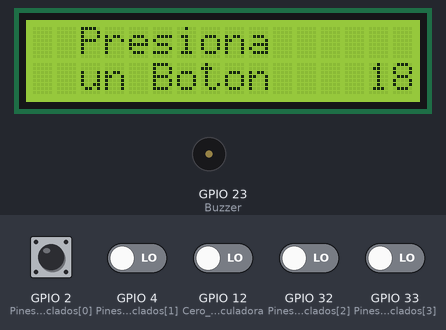
Recording of a sketch running on a simulated ESP32. On the bench: 16×2 character LCD, buzzer (waves = sounding, pin HIGH). The test bench sets the inputs (shaded band); at power-on: GPIO 2 (Pines_Columnas_Teclados[0]), GPIO 4 (Pines_Columnas_Teclados[1]), GPIO 12 (Cero_Calculadora), GPIO 32 (Pines_Columnas_Teclados[2]), GPIO 33 (Pines_Columnas_Teclados[3]) LOW. Pins used as bus, display or sensor lines are not drawn; what the sketch prints to the serial monitor is not drawn.

Above: at 8.3 s.
8.4 s: GPIO 2 (Pines_Columnas_Teclados[0]) driven HIGH
At 11.1 s:
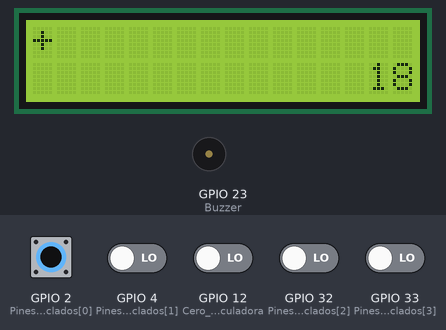
11.4 s: GPIO 4 (Pines_Columnas_Teclados[1]) driven HIGH
At 11.61 s:
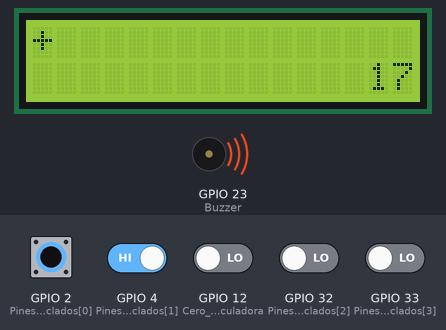
13.2 s: GPIO 33 (Pines_Columnas_Teclados[3]) driven HIGH
At 14.8 s:
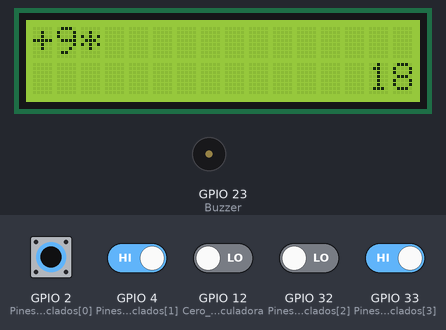
16.2 s: GPIO 32 (Pines_Columnas_Teclados[2]) driven HIGH
At 17.22 s:
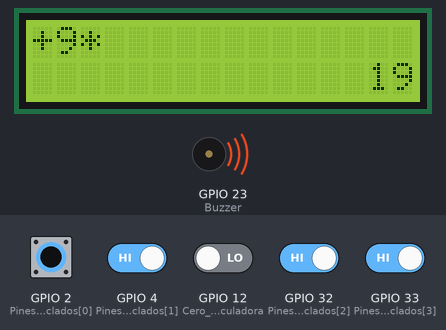
18.8 s: GPIO 12 (Cero_Calculadora) driven HIGH
At 20.9 s:
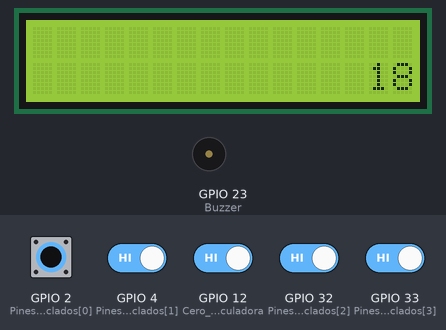
21.1 s: GPIO 2 (Pines_Columnas_Teclados[0]) pulsed LOW 5 times (0.12 s each, 0.3 s apart)
At 24.0 s:
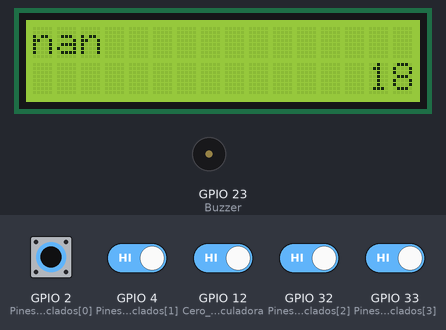
Timing chart, 0 to 25.5 s (numbered marks = the images above; inputs shaded):
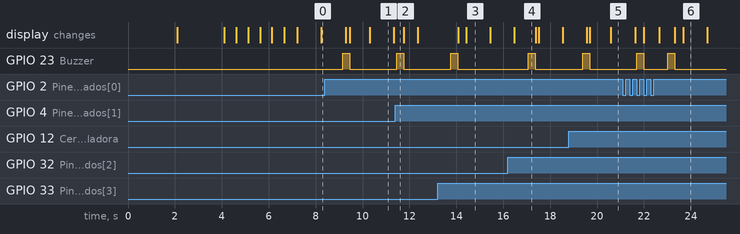

Measured:
- after the input at 8.4 s, GPIO 23 (Buzzer): LOW → HIGH after 0.76 s, → LOW 0.30 s later
- after the input at 11.4 s, GPIO 23 (Buzzer): LOW → HIGH after 0.06 s, → LOW 0.30 s later
- after the input at 13.2 s, GPIO 23 (Buzzer): LOW → HIGH after 0.57 s, → LOW 0.30 s later; the display: first changes after 0.87 s (image 3 shows a later state)
- after the input at 16.2 s, GPIO 23 (Buzzer): LOW → HIGH after 0.87 s, → LOW 0.30 s later
- after the input at 18.8 s, GPIO 23 (Buzzer): LOW → HIGH after 0.58 s, → LOW 0.30 s later
- after the input at 21.1 s, GPIO 23 (Buzzer): alternates HIGH for 0.30 s and LOW for 1.0 s, 4 changes in all, then stays LOW, starting after 0.59 s
- what the display in image 1 shows lasts 1.0 s, from 10.3 s to 11.3 s

The sketch:

Calculadora_Prueba.ino
```cpp
#include <LiquidCrystal_I2C.h>
//


#define Suma              '+'
#define Resta             '-'
#define Multiplicacion    '*'
#define Division          '/'


String Texto_Digitado = "";
boolean Calcular_Resultado = false;

const uint8_t Pines_Filas_Teclados [] = { 25, 26,27, 14 };
const uint8_t Pines_Columnas_Teclados [] = { 2, 4, 32,33 };
uint8_t registro_Filas = 0b0001;

byte Cero_Calculadora = 12;

byte Buzzer = 23;
boolean Activar_Bip_Buzzer = false;


LiquidCrystal_I2C lcd(0x27,16,2);
boolean Actualizar_LCD = false;


xTaskHandle tarea_1 = NULL;
unsigned long Temporizaor_Interrupcion = 0;


unsigned long Temporizaor_Inactividad_Pantalla = 0;
unsigned long TimueOut_Inactividad_Pantalla = 10000;

unsigned long Temporizaor_Inactividad = 0;
unsigned long TimueOut_Inactividad = 20000;


////////////////////////// ----------------- Algoritmos para teclado ----------------------------------

void IRAM_ATTR Interrupcion_Columnas(void* arg) {

  int Pin_Columna = (int) arg;

  if(millis() - Temporizaor_Interrupcion > 250){
    Temporizaor_Interrupcion = millis();
    //Serial.print("Interrupcion en columna PIN : " + String(Pin_Columna));
    //Serial.println("En interrrupcion filas: ..... ");
    //Serial.println(registro_Filas,BIN);


    char Tecla = Identificar_Tecla(Pin_Columna);

    if(Tecla == '='){
      Calcular_Resultado = true;
    }else{
      if(Pin_Columna == Cero_Calculadora){
        Texto_Digitado = "";
      }else{
        Texto_Digitado +=  Tecla;
        Serial.print("Interup::: Texto Digitado : " + String(Texto_Digitado));
      }
    }

    Activar_Bip_Buzzer = true;
    Actualizar_LCD = true;

    Temporizaor_Inactividad_Pantalla = millis() + TimueOut_Inactividad_Pantalla; // Extiende el tiempo para nno caer en inactividad
    Temporizaor_Inactividad = millis() + TimueOut_Inactividad; // Extiende el tiempo para nno caer en inactividad

  }

}


void barrido (void* args){

  unsigned long Temporizaor_Visualizacion = millis();

  for(;;){

    //Serial.println("Multitarea....");
    vTaskDelay(60);

    //////////--------- Barrido Filas Teclado matricial ----------------------------

    if(registro_Filas == 0b1000){
      registro_Filas = 0b0001;
    }else{
      registro_Filas = registro_Filas << 1;
    }

    Asignar_Estado_Pines_Filas(registro_Filas);


    // -------- Temporizador de inactividad -----------------

    if(millis() >= Temporizaor_Inactividad){
        // enntrar en sleep
        Temporizaor_Inactividad = millis() + TimueOut_Inactividad; // Extiende el tiempo para nno caer en inactividad
        esp_deep_sleep_start();
    }

    if(millis() >= Temporizaor_Inactividad_Pantalla){
        Serial.println("APAGAR Pantalla");
        lcd.clear();
        lcd.setCursor(3,0);
        lcd.print (" APAGAR ");
        lcd.setCursor(1,1);
        lcd.print ("PANTALLA");
    }


    // visualizar Temposirzador
    if(millis() >= Temporizaor_Visualizacion){
      Temporizaor_Visualizacion = millis() + 1000;
      //Actualizar_LCD = true;
      lcd.setCursor(14,1);
      lcd.print ("  ");
      lcd.setCursor(14,1);
      lcd.print (String((Temporizaor_Inactividad- millis())/1000));
    }


  }
}


void Asignar_Estado_Pines_Filas(uint8_t bites){

  byte bit_posicion;

  for(byte i = 0; i < 4; i++){

    bit_posicion = (bites & 0b0001);
    digitalWrite(Pines_Filas_Teclados [3-i], boolean (bit_posicion));
    bites = bites >> 1;

  }

  //Serial.println("Escribi los pines Filas:: ");
  //Serial.println(registro_Filas,BIN);

}


char Identificar_Tecla(byte Pin_Columna){

  byte Columna = 255;

  for(byte i = 0; i < 4; i++){
    if(Pines_Columnas_Teclados [i] == Pin_Columna){
      Columna = i;
      break;
    }
  }

  char Caracter = 'X';
  switch(registro_Filas){

    case 0b0001:
      switch(Columna){
        case 0:
          Caracter = '+'; break;
        case 1:
          Caracter = '3'; break;
        case 2:
          Caracter = '2'; break;
        case 3:
          Caracter = '1'; break;
      }
      break;

    case 0b0010:
      switch(Columna){
        case 0:
          Caracter = '-'; break;
        case 1:
          Caracter = '6'; break;
        case 2:
          Caracter = '5'; break;
        case 3:
          Caracter = '4'; break;
      }
      break;

    case 0b0100:
      switch(Columna){
        case 0:
          Caracter = '/'; break;
        case 1:
          Caracter = '9'; break;
        case 2:
          Caracter = '8'; break;
        case 3:
          Caracter = '7'; break;
      }
      break;

    case 0b1000:
      switch(Columna){
        case 0:
          Caracter = '='; break;
        case 1:
          Caracter = '.'; break;
        case 2:
          Caracter = '0'; break;
        case 3:
          Caracter = '*'; break;
      }
      break;
  }

  return Caracter;
}


////////////////////////// ----------------- OPERACIONES NUMERICAS ----------------------------------

// sintaxis error

byte Numero_operadores(){

  byte N_Operaciones = 0;

  for(byte i=0; i < Texto_Digitado.length(); i++){

      if(Texto_Digitado[i] == '*' || Texto_Digitado[i] == '/' || Texto_Digitado[i] == '+' || Texto_Digitado[i] == '-'){
        N_Operaciones ++;
      }
  }
  Serial.println("Numero de operaciones: " + String(N_Operaciones));
  return N_Operaciones;
}


int Encontrar_Index_Operador_Ascendente(String Texto){

  for(byte Index=0; Index < Texto.length(); Index++){
      if(Texto[Index] == '*' || Texto[Index] == '/' || Texto[Index] == '+' || Texto[Index] == '-'){
        return Index;
      }
  }
  return -1;
}

int Encontrar_Index_Operador_Descendente(String Texto){

  for(int Index=Texto.length()-1; Index >= 0; Index--){
      //Serial.println("charchar: " + String(Texto[Index]) + " *** Pos: " + String(Index));
      if(Texto[Index] == '*' || Texto[Index] == '/' || Texto[Index] == '+' || Texto[Index] == '-'){
        return Index;
      }
  }
  return -1;
}


void calcular_Operacion_Completa(){

  Serial.println("Operacion a Calcular:  = " + Texto_Digitado);
  uint8_t N_Operaciones = Numero_operadores();

  for(byte N = 0; N < N_Operaciones; N ++){
    Realizar_Operacion();
  }
  String Resultado_Final = Texto_Digitado;
  Serial.println("Resultado Final = " + Resultado_Final);
  Actualizar_LCD = true ;
}


int8_t Realizar_Operacion(){

  char operadores_jerarquia[] = {'*','/','+','-'};

  for(byte Jerarquia = 0; Jerarquia < 4; Jerarquia ++){

    for(byte i=0; i < Texto_Digitado.length(); i++){

        if(Texto_Digitado[i] == operadores_jerarquia[Jerarquia]){

          // encuentro el indice e identifico el operador
          char Operador =  Texto_Digitado[i];
          //Serial.println("Operador: " + String(Operador) + " *** Pos: " + String(i));

          // parto el string en antes y despues del indice
          String Texto_Izquierda = Texto_Digitado.substring(0, i);
          String Texto_Derecha = Texto_Digitado.substring(i + 1);
          //Serial.println("Texto_Izquierda: " + String(Texto_Izquierda));
          //Serial.println("Texto_Derecha: " + String(Texto_Derecha));

          //debo obtener el numero anterior y posterior al operador
          int index_Operador_Izquierda = Encontrar_Index_Operador_Descendente(Texto_Izquierda);

          int index_Operador_Derecha = Encontrar_Index_Operador_Ascendente(Texto_Derecha);
          if(index_Operador_Derecha == -1){
            index_Operador_Derecha = Texto_Derecha.length();
          }

          //Serial.println("index_Operador_Izquierda: " + String(index_Operador_Izquierda));
          //Serial.println("index_Operador_Derecha: " + String(index_Operador_Derecha));

          double Numero_Anterior = Texto_Izquierda.substring(index_Operador_Izquierda + 1).toDouble();
          double Numero_Posterior = Texto_Derecha.substring(0, index_Operador_Derecha).toDouble();

          //Serial.println("Numero_Anterior: " + String(Numero_Anterior));
          //Serial.println("Numero_Posterior: " + String(Numero_Posterior));


          // se operan los numeros
          double Resultado = Operacion_Matematica(Operador, Numero_Anterior, Numero_Posterior);

          /// El resultado se concatena en medio.
          if(index_Operador_Izquierda == 0){
            // No hay texto a la izquierda
            Texto_Izquierda = "";
          }

          Texto_Digitado = Texto_Izquierda.substring(0, index_Operador_Izquierda+1) + Resultado + Texto_Derecha.substring(index_Operador_Derecha);

          //Texto_Digitado = "54+21+30+27";
          Serial.println("Resultado Parcial = " + Texto_Digitado);
          return 0;
        }
    }
  }
  return 0;
}


double Operacion_Matematica (byte Operacion, double A, double B){

  switch(Operacion){
    case Suma:
      return(A + B);
      break;
    case Resta:
      return(A - B);
      break;
    case Multiplicacion:
      return(A * B);
      break;
    case Division:
      return(A / B);
      break;
    default:
      return 0;
      break;
  }
}

void Bip_Buzzer(){

  digitalWrite(Buzzer,HIGH);
  delay(300);
  digitalWrite(Buzzer,LOW);

}

void Realizar_Actualizacion_LCD(){
  lcd.clear();
  lcd.setCursor(0,0);
  lcd.print (Texto_Digitado);

}

void setup() {
  // put your setup code here, to run once:
  Serial.begin(115200);
  Serial.println("Hello, ESP32!");

  lcd.init();
  lcd.backlight();
  lcd.clear();

  lcd.setCursor(2,0);
  lcd.print ("Bienvenido");
  delay(2000);

  lcd.clear();
  lcd.setCursor(2,0);
  lcd.print ("Corserva");
  lcd.setCursor(2,1);
  lcd.print ("Calculadora");
  delay(2000);

  for(byte i = 0; i < 3; i++){
    lcd.clear();
    delay(500);
    lcd.setCursor(2,0);
    lcd.print ("Presiona");
    lcd.setCursor(2,1);
    lcd.print ("un Boton");
    delay(500);
  }

  // -------------  Interrupciones para salir del Bajo consumo de energia -------

  Temporizaor_Inactividad = millis() + TimueOut_Inactividad;
  uint64_t Mascara_Pines_Activacion = (1ULL  << 2) | (1ULL  << 4) | (1ULL  << 32) | (1ULL  << 33) | (1ULL  << Cero_Calculadora) ; // { 2, 4, 32,33 }
  esp_sleep_enable_ext1_wakeup(Mascara_Pines_Activacion, ESP_EXT1_WAKEUP_ANY_HIGH);

  // ------------------------ Temporizador Inactividad Pantallla --------------------
  Temporizaor_Inactividad_Pantalla = millis() + TimueOut_Inactividad_Pantalla; // Extiende el tiempo para nno caer en inactividad

  // ------------------------ Multitarea : Barrido Filas y Temporizadores--------------------
  xTaskCreatePinnedToCore(barrido, "tarea_1", 2048, NULL, 0, &tarea_1, 1);


  /// configurar Buzzer
  pinMode(Buzzer,OUTPUT);
  digitalWrite(Buzzer,LOW);

  // Configurar salidas de filas.
  for(byte i = 0; i < 4; i++){
    pinMode(Pines_Filas_Teclados [i],OUTPUT);
  }

  // Configurar interrupcion en columnas.
  for(byte i = 0; i < 4; i++){
    pinMode(Pines_Columnas_Teclados[i], INPUT_PULLDOWN);
    attachInterruptArg( Pines_Columnas_Teclados[i], Interrupcion_Columnas, (void*) Pines_Columnas_Teclados[i],RISING);
  }

  pinMode(Cero_Calculadora, INPUT_PULLDOWN);
  attachInterruptArg( Cero_Calculadora, Interrupcion_Columnas, (void*) Cero_Calculadora,RISING);

}

void loop() {
  // put your main code here, to run repeatedly:
  Serial.println("empezamos....123");
  delay(1000); // this speeds up the simulation

  if(Calcular_Resultado == true){
    Calcular_Resultado = false;
    calcular_Operacion_Completa();
    Serial.println("Orden de calcular Resultado");
  }

  if(Activar_Bip_Buzzer == true){
    Activar_Bip_Buzzer = false;
    Bip_Buzzer();
    Serial.println("Orden de ACtivar Buzzer");
  }

  if(Actualizar_LCD == true){
    Actualizar_LCD = false;
    Realizar_Actualizacion_LCD();
    Serial.println("Orden de Actualizar LCD");
  }


}
```
